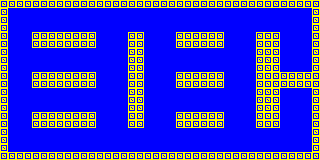

A 2D game scene composited from a Tiled map and its tileset images. What follows is a short description and the map's XML, with every tile layer's data as written:
An orthogonal 40x20 tile map with 8x8 px tiles, 1 tile layer (Capa de patrones 1).

<map version="1.2" tiledversion="1.3.2" orientation="orthogonal" renderorder="right-down" compressionlevel="-1" width="40" height="20" tilewidth="8" tileheight="8" infinite="0" nextlayerid="2" nextobjectid="1">
 <tileset firstgid="1" source="tiles.tsx" />
 <layer id="1" name="Capa de patrones 1" width="40" height="20">
  <data encoding="csv">
2,2,2,2,2,2,2,2,2,2,2,2,2,2,2,2,2,2,2,2,2,2,2,2,2,2,2,2,2,2,2,2,2,2,2,2,2,2,2,2,
2,1,1,1,1,1,1,1,1,1,1,1,1,1,1,1,1,1,1,1,1,1,1,1,1,1,1,1,1,1,1,1,1,1,1,1,1,1,1,2,
2,1,1,1,1,1,1,1,1,1,1,1,1,1,1,1,1,1,1,1,1,1,1,1,1,1,1,1,1,1,1,1,1,1,1,1,1,1,1,2,
2,1,1,1,1,1,1,1,1,1,1,1,1,1,1,1,1,1,1,1,1,1,1,1,1,1,1,1,1,1,1,1,1,1,1,1,1,1,1,2,
2,1,1,1,2,2,2,2,2,2,2,2,1,1,1,1,2,2,1,1,1,1,2,2,2,2,2,2,1,1,1,1,2,2,2,1,1,1,1,2,
2,1,1,1,2,2,2,2,2,2,2,2,1,1,1,1,2,2,1,1,1,1,2,2,2,2,2,2,1,1,1,1,2,2,2,1,1,1,1,2,
2,1,1,1,1,1,1,1,1,1,1,1,1,1,1,1,2,2,1,1,1,1,1,1,1,1,1,1,1,1,1,1,2,2,2,1,1,1,1,2,
2,1,1,1,1,1,1,1,1,1,1,1,1,1,1,1,2,2,1,1,1,1,1,1,1,1,1,1,1,1,1,1,2,2,2,1,1,1,1,2,
2,1,1,1,1,1,1,1,1,1,1,1,1,1,1,1,2,2,1,1,1,1,1,1,1,1,1,1,1,1,1,1,2,2,2,1,1,1,1,2,
2,1,1,1,2,2,2,2,2,2,2,2,1,1,1,1,2,2,1,1,1,1,2,2,2,2,2,2,1,1,1,1,2,2,2,2,2,2,2,2,
2,1,1,1,2,2,2,2,2,2,2,2,1,1,1,1,2,2,1,1,1,1,2,2,2,2,2,2,1,1,1,1,2,2,2,2,2,2,2,2,
2,1,1,1,1,1,1,1,1,1,1,1,1,1,1,1,2,2,1,1,1,1,1,1,1,1,1,1,1,1,1,1,2,2,2,1,1,1,1,2,
2,1,1,1,1,1,1,1,1,1,1,1,1,1,1,1,2,2,1,1,1,1,1,1,1,1,1,1,1,1,1,1,2,2,2,1,1,1,1,2,
2,1,1,1,1,1,1,1,1,1,1,1,1,1,1,1,2,2,1,1,1,1,1,1,1,1,1,1,1,1,1,1,2,2,2,1,1,1,1,2,
2,1,1,1,2,2,2,2,2,2,2,2,1,1,1,1,2,2,1,1,1,1,2,2,2,2,2,2,1,1,1,1,2,2,2,1,1,1,1,2,
2,1,1,1,2,2,2,2,2,2,2,2,1,1,1,1,2,2,1,1,1,1,2,2,2,2,2,2,1,1,1,1,2,2,2,1,1,1,1,2,
2,1,1,1,1,1,1,1,1,1,1,1,1,1,1,1,1,1,1,1,1,1,1,1,1,1,1,1,1,1,1,1,1,1,1,1,1,1,1,2,
2,1,1,1,1,1,1,1,1,1,1,1,1,1,1,1,1,1,1,1,1,1,1,1,1,1,1,1,1,1,1,1,1,1,1,1,1,1,1,2,
2,1,1,1,1,1,1,1,1,1,1,1,1,1,1,1,1,1,1,1,1,1,1,1,1,1,1,1,1,1,1,1,1,1,1,1,1,1,1,2,
2,2,2,2,2,2,2,2,2,2,2,2,2,2,2,2,2,2,2,2,2,2,2,2,2,2,2,2,2,2,2,2,2,2,2,2,2,2,2,2
</data>
 </layer>
</map>
